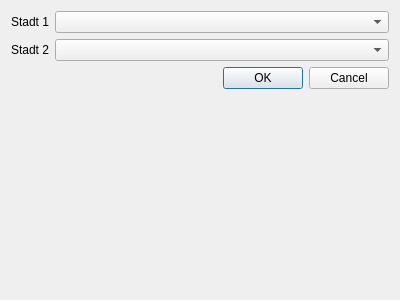
<?xml version="1.0" encoding="UTF-8"?>
<ui version="4.0">
 <class>AddStreetDialog</class>
 <widget class="QDialog" name="AddStreetDialog">
  <property name="geometry">
   <rect>
    <x>0</x>
    <y>0</y>
    <width>400</width>
    <height>300</height>
   </rect>
  </property>
  <property name="windowTitle">
   <string>Dialog</string>
  </property>
  <layout class="QFormLayout" name="formLayout">
   <item row="0" column="0">
    <widget class="QLabel" name="label">
     <property name="text">
      <string>Stadt 1</string>
     </property>
    </widget>
   </item>
   <item row="0" column="1">
    <widget class="QComboBox" name="comboBox_city1"/>
   </item>
   <item row="1" column="0">
    <widget class="QLabel" name="label_2">
     <property name="text">
      <string>Stadt 2</string>
     </property>
    </widget>
   </item>
   <item row="1" column="1">
    <widget class="QComboBox" name="comboBox_city2"/>
   </item>
   <item row="2" column="0" colspan="2">
    <widget class="QDialogButtonBox" name="buttonBox">
     <property name="orientation">
      <enum>Qt::Horizontal</enum>
     </property>
     <property name="standardButtons">
      <set>QDialogButtonBox::Cancel|QDialogButtonBox::Ok</set>
     </property>
    </widget>
   </item>
  </layout>
 </widget>
 <resources/>
 <connections>
  <connection>
   <sender>buttonBox</sender>
   <signal>accepted()</signal>
   <receiver>AddStreetDialog</receiver>
   <slot>accept()</slot>
   <hints>
    <hint type="sourcelabel">
     <x>248</x>
     <y>254</y>
    </hint>
    <hint type="destinationlabel">
     <x>157</x>
     <y>274</y>
    </hint>
   </hints>
  </connection>
  <connection>
   <sender>buttonBox</sender>
   <signal>rejected()</signal>
   <receiver>AddStreetDialog</receiver>
   <slot>reject()</slot>
   <hints>
    <hint type="sourcelabel">
     <x>316</x>
     <y>260</y>
    </hint>
    <hint type="destinationlabel">
     <x>286</x>
     <y>274</y>
    </hint>
   </hints>
  </connection>
 </connections>
</ui>
